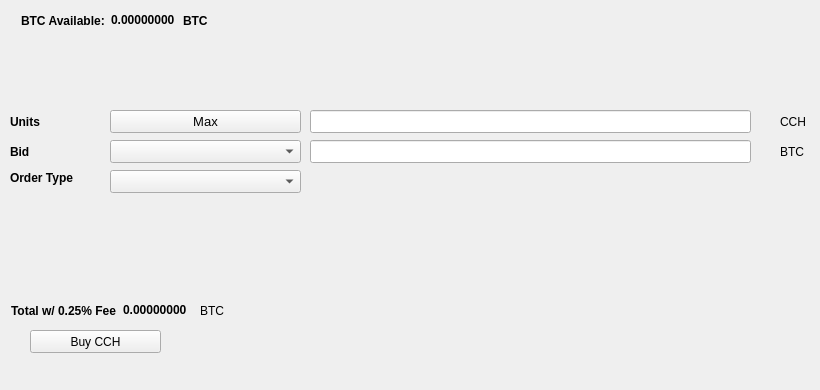
   <widget class="QWidget" name="BuyTab">
    <attribute name="title">
     <string>Buy</string>
    </attribute>
    <widget class="QPushButton" name="BuyCCH">
     <property name="geometry">
      <rect>
       <x>30</x>
       <y>330</y>
       <width>131</width>
       <height>23</height>
      </rect>
     </property>
     <property name="text">
      <string>Buy CCH</string>
     </property>
     <property name="icon">
      <iconset resource="../chaincash.qrc">
       <normaloff>:/icons/bitcoin</normaloff>:/icons/bitcoin</iconset>
     </property>
    </widget>
    <widget class="QLabel" name="label_3">
     <property name="geometry">
      <rect>
       <x>10</x>
       <y>110</y>
       <width>46</width>
       <height>23</height>
      </rect>
     </property>
     <property name="font">
      <font>
       <weight>75</weight>
       <bold>true</bold>
      </font>
     </property>
     <property name="text">
      <string>Units</string>
     </property>
    </widget>
    <widget class="QLineEdit" name="UnitsInput">
     <property name="geometry">
      <rect>
       <x>310</x>
       <y>110</y>
       <width>441</width>
       <height>23</height>
      </rect>
     </property>
     <property name="font">
      <font>
       <pointsize>9</pointsize>
       <weight>75</weight>
       <bold>true</bold>
      </font>
     </property>
    </widget>
    <widget class="QLineEdit" name="BuyBidPriceEdit">
     <property name="geometry">
      <rect>
       <x>310</x>
       <y>140</y>
       <width>441</width>
       <height>23</height>
      </rect>
     </property>
     <property name="font">
      <font>
       <pointsize>9</pointsize>
       <weight>75</weight>
       <bold>true</bold>
      </font>
     </property>
    </widget>
    <widget class="QLabel" name="label_4">
     <property name="geometry">
      <rect>
       <x>780</x>
       <y>110</y>
       <width>31</width>
       <height>23</height>
      </rect>
     </property>
     <property name="text">
      <string>CCH</string>
     </property>
    </widget>
    <widget class="QLabel" name="label_5">
     <property name="geometry">
      <rect>
       <x>780</x>
       <y>140</y>
       <width>31</width>
       <height>23</height>
      </rect>
     </property>
     <property name="text">
      <string>BTC</string>
     </property>
    </widget>
    <widget class="QLabel" name="label_6">
     <property name="geometry">
      <rect>
       <x>10</x>
       <y>140</y>
       <width>46</width>
       <height>23</height>
      </rect>
     </property>
     <property name="font">
      <font>
       <weight>75</weight>
       <bold>true</bold>
      </font>
     </property>
     <property name="text">
      <string>Bid</string>
     </property>
    </widget>
    <widget class="QLabel" name="label_7">
     <property name="geometry">
      <rect>
       <x>10</x>
       <y>170</y>
       <width>91</width>
       <height>16</height>
      </rect>
     </property>
     <property name="font">
      <font>
       <weight>75</weight>
       <bold>true</bold>
      </font>
     </property>
     <property name="text">
      <string>Order Type</string>
     </property>
    </widget>
    <widget class="QPushButton" name="Buy_Max_Amount">
     <property name="geometry">
      <rect>
       <x>110</x>
       <y>110</y>
       <width>191</width>
       <height>23</height>
      </rect>
     </property>
     <property name="font">
      <font>
       <pointsize>10</pointsize>
      </font>
     </property>
     <property name="text">
      <string>Max</string>
     </property>
    </widget>
    <widget class="QComboBox" name="BuyBidcomboBox">
     <property name="geometry">
      <rect>
       <x>110</x>
       <y>140</y>
       <width>191</width>
       <height>23</height>
      </rect>
     </property>
     <property name="font">
      <font>
       <pointsize>10</pointsize>
      </font>
     </property>
    </widget>
    <widget class="QComboBox" name="buyOrdertypeCombo">
     <property name="geometry">
      <rect>
       <x>110</x>
       <y>170</y>
       <width>191</width>
       <height>23</height>
      </rect>
     </property>
     <property name="font">
      <font>
       <pointsize>10</pointsize>
      </font>
     </property>
    </widget>
    <widget class="QWidget" name="layoutWidget1">
     <property name="geometry">
      <rect>
       <x>21</x>
       <y>11</y>
       <width>227</width>
       <height>19</height>
      </rect>
     </property>
     <layout class="QHBoxLayout" name="horizontalLayout_3">
      <item>
       <widget class="QLabel" name="label232">
        <property name="font">
         <font>
          <weight>75</weight>
          <bold>true</bold>
         </font>
        </property>
        <property name="text">
         <string>BTC Available:</string>
        </property>
       </widget>
      </item>
      <item>
       <widget class="QLabel" name="BtcAvailableLbl">
        <property name="palette">
         <palette>
          <active>
           <colorrole role="WindowText">
            <brush brushstyle="SolidPattern">
             <color alpha="255">
              <red>0</red>
              <green>0</green>
              <blue>0</blue>
             </color>
            </brush>
           </colorrole>
           <colorrole role="Button">
            <brush brushstyle="SolidPattern">
             <color alpha="255">
              <red>0</red>
              <green>170</green>
              <blue>0</blue>
             </color>
            </brush>
           </colorrole>
           <colorrole role="Light">
            <brush brushstyle="SolidPattern">
             <color alpha="255">
              <red>0</red>
              <green>255</green>
              <blue>0</blue>
             </color>
            </brush>
           </colorrole>
           <colorrole role="Midlight">
            <brush brushstyle="SolidPattern">
             <color alpha="255">
              <red>0</red>
              <green>212</green>
              <blue>0</blue>
             </color>
            </brush>
           </colorrole>
           <colorrole role="Dark">
            <brush brushstyle="SolidPattern">
             <color alpha="255">
              <red>0</red>
              <green>85</green>
              <blue>0</blue>
             </color>
            </brush>
           </colorrole>
           <colorrole role="Mid">
            <brush brushstyle="SolidPattern">
             <color alpha="255">
              <red>0</red>
              <green>113</green>
              <blue>0</blue>
             </color>
            </brush>
           </colorrole>
           <colorrole role="Text">
            <brush brushstyle="SolidPattern">
             <color alpha="255">
              <red>0</red>
              <green>170</green>
              <blue>0</blue>
             </color>
            </brush>
           </colorrole>
           <colorrole role="BrightText">
            <brush brushstyle="SolidPattern">
             <color alpha="255">
              <red>255</red>
              <green>255</green>
              <blue>255</blue>
             </color>
            </brush>
           </colorrole>
           <colorrole role="ButtonText">
            <brush brushstyle="SolidPattern">
             <color alpha="255">
              <red>0</red>
              <green>0</green>
              <blue>0</blue>
             </color>
            </brush>
           </colorrole>
           <colorrole role="Base">
            <brush brushstyle="SolidPattern">
             <color alpha="255">
              <red>255</red>
              <green>255</green>
              <blue>255</blue>
             </color>
            </brush>
           </colorrole>
           <colorrole role="Window">
            <brush brushstyle="SolidPattern">
             <color alpha="255">
              <red>0</red>
              <green>170</green>
              <blue>0</blue>
             </color>
            </brush>
           </colorrole>
           <colorrole role="Shadow">
            <brush brushstyle="SolidPattern">
             <color alpha="255">
              <red>0</red>
              <green>0</green>
              <blue>0</blue>
             </color>
            </brush>
           </colorrole>
           <colorrole role="AlternateBase">
            <brush brushstyle="SolidPattern">
             <color alpha="255">
              <red>127</red>
              <green>212</green>
              <blue>127</blue>
             </color>
            </brush>
           </colorrole>
           <colorrole role="ToolTipBase">
            <brush brushstyle="SolidPattern">
             <color alpha="255">
              <red>255</red>
              <green>255</green>
              <blue>220</blue>
             </color>
            </brush>
           </colorrole>
           <colorrole role="ToolTipText">
            <brush brushstyle="SolidPattern">
             <color alpha="255">
              <red>0</red>
              <green>0</green>
              <blue>0</blue>
             </color>
            </brush>
           </colorrole>
          </active>
          <inactive>
           <colorrole role="WindowText">
            <brush brushstyle="SolidPattern">
             <color alpha="255">
              <red>0</red>
              <green>0</green>
              <blue>0</blue>
             </color>
            </brush>
           </colorrole>
           <colorrole role="Button">
            <brush brushstyle="SolidPattern">
             <color alpha="255">
              <red>0</red>
              <green>170</green>
              <blue>0</blue>
             </color>
            </brush>
           </colorrole>
           <colorrole role="Light">
            <brush brushstyle="SolidPattern">
             <color alpha="255">
              <red>0</red>
              <green>255</green>
              <blue>0</blue>
             </color>
            </brush>
           </colorrole>
           <colorrole role="Midlight">
            <brush brushstyle="SolidPattern">
             <color alpha="255">
              <red>0</red>
              <green>212</green>
              <blue>0</blue>
             </color>
            </brush>
           </colorrole>
           <colorrole role="Dark">
            <brush brushstyle="SolidPattern">
             <color alpha="255">
              <red>0</red>
              <green>85</green>
              <blue>0</blue>
             </color>
            </brush>
           </colorrole>
           <colorrole role="Mid">
            <brush brushstyle="SolidPattern">
             <color alpha="255">
              <red>0</red>
              <green>113</green>
              <blue>0</blue>
             </color>
            </brush>
           </colorrole>
           <colorrole role="Text">
            <brush brushstyle="SolidPattern">
             <color alpha="255">
              <red>0</red>
              <green>170</green>
              <blue>0</blue>
             </color>
            </brush>
           </colorrole>
           <colorrole role="BrightText">
            <brush brushstyle="SolidPattern">
             <color alpha="255">
              <red>255</red>
              <green>255</green>
              <blue>255</blue>
             </color>
            </brush>
           </colorrole>
           <colorrole role="ButtonText">
            <brush brushstyle="SolidPattern">
             <color alpha="255">
              <red>0</red>
              <green>0</green>
              <blue>0</blue>
             </color>
            </brush>
           </colorrole>
           <colorrole role="Base">
            <brush brushstyle="SolidPattern">
             <color alpha="255">
              <red>255</red>
              <green>255</green>
              <blue>255</blue>
             </color>
            </brush>
           </colorrole>
           <colorrole role="Window">
            <brush brushstyle="SolidPattern">
             <color alpha="255">
              <red>0</red>
              <green>170</green>
              <blue>0</blue>
             </color>
            </brush>
           </colorrole>
           <colorrole role="Shadow">
            <brush brushstyle="SolidPattern">
             <color alpha="255">
              <red>0</red>
              <green>0</green>
              <blue>0</blue>
             </color>
            </brush>
           </colorrole>
           <colorrole role="AlternateBase">
            <brush brushstyle="SolidPattern">
             <color alpha="255">
              <red>127</red>
              <green>212</green>
              <blue>127</blue>
             </color>
            </brush>
           </colorrole>
           <colorrole role="ToolTipBase">
            <brush brushstyle="SolidPattern">
             <color alpha="255">
              <red>255</red>
              <green>255</green>
              <blue>220</blue>
             </color>
            </brush>
           </colorrole>
           <colorrole role="ToolTipText">
            <brush brushstyle="SolidPattern">
             <color alpha="255">
              <red>0</red>
              <green>0</green>
              <blue>0</blue>
             </color>
            </brush>
           </colorrole>
          </inactive>
          <disabled>
           <colorrole role="WindowText">
            <brush brushstyle="SolidPattern">
             <color alpha="255">
              <red>0</red>
              <green>85</green>
              <blue>0</blue>
             </color>
            </brush>
           </colorrole>
           <colorrole role="Button">
            <brush brushstyle="SolidPattern">
             <color alpha="255">
              <red>0</red>
              <green>170</green>
              <blue>0</blue>
             </color>
            </brush>
           </colorrole>
           <colorrole role="Light">
            <brush brushstyle="SolidPattern">
             <color alpha="255">
              <red>0</red>
              <green>255</green>
              <blue>0</blue>
             </color>
            </brush>
           </colorrole>
           <colorrole role="Midlight">
            <brush brushstyle="SolidPattern">
             <color alpha="255">
              <red>0</red>
              <green>212</green>
              <blue>0</blue>
             </color>
            </brush>
           </colorrole>
           <colorrole role="Dark">
            <brush brushstyle="SolidPattern">
             <color alpha="255">
              <red>0</red>
              <green>85</green>
              <blue>0</blue>
             </color>
            </brush>
           </colorrole>
           <colorrole role="Mid">
            <brush brushstyle="SolidPattern">
             <color alpha="255">
              <red>0</red>
              <green>113</green>
              <blue>0</blue>
             </color>
            </brush>
           </colorrole>
           <colorrole role="Text">
            <brush brushstyle="SolidPattern">
             <color alpha="255">
              <red>0</red>
              <green>85</green>
              <blue>0</blue>
             </color>
            </brush>
           </colorrole>
           <colorrole role="BrightText">
            <brush brushstyle="SolidPattern">
             <color alpha="255">
              <red>255</red>
              <green>255</green>
              <blue>255</blue>
             </color>
            </brush>
           </colorrole>
           <colorrole role="ButtonText">
            <brush brushstyle="SolidPattern">
             <color alpha="255">
              <red>0</red>
              <green>85</green>
              <blue>0</blue>
             </color>
            </brush>
           </colorrole>
           <colorrole role="Base">
            <brush brushstyle="SolidPattern">
             <color alpha="255">
              <red>0</red>
              <green>170</green>
              <blue>0</blue>
             </color>
            </brush>
           </colorrole>
           <colorrole role="Window">
            <brush brushstyle="SolidPattern">
             <color alpha="255">
              <red>0</red>
              <green>170</green>
              <blue>0</blue>
             </color>
            </brush>
           </colorrole>
           <colorrole role="Shadow">
            <brush brushstyle="SolidPattern">
             <color alpha="255">
              <red>0</red>
              <green>0</green>
              <blue>0</blue>
             </color>
            </brush>
           </colorrole>
           <colorrole role="AlternateBase">
            <brush brushstyle="SolidPattern">
             <color alpha="255">
              <red>0</red>
              <green>170</green>
              <blue>0</blue>
             </color>
            </brush>
           </colorrole>
           <colorrole role="ToolTipBase">
            <brush brushstyle="SolidPattern">
             <color alpha="255">
              <red>255</red>
              <green>255</green>
              <blue>220</blue>
             </color>
            </brush>
           </colorrole>
           <colorrole role="ToolTipText">
            <brush brushstyle="SolidPattern">
             <color alpha="255">
              <red>0</red>
              <green>0</green>
              <blue>0</blue>
             </color>
            </brush>
           </colorrole>
          </disabled>
         </palette>
        </property>
        <property name="font">
         <font>
          <weight>75</weight>
          <bold>true</bold>
         </font>
        </property>
        <property name="text">
         <string>0.00000000</string>
        </property>
        <property name="textInteractionFlags">
         <set>Qt::LinksAccessibleByMouse|Qt::TextSelectableByKeyboard|Qt::TextSelectableByMouse</set>
        </property>
       </widget>
      </item>
      <item>
       <widget class="QLabel" name="BtcAvailableLbl_2">
        <property name="font">
         <font>
          <weight>75</weight>
          <bold>true</bold>
         </font>
        </property>
        <property name="text">
         <string>BTC</string>
        </property>
       </widget>
      </item>
     </layout>
    </widget>
    <widget class="QWidget" name="layoutWidge2">
     <property name="geometry">
      <rect>
       <x>11</x>
       <y>301</y>
       <width>259</width>
       <height>19</height>
      </rect>
     </property>
     <layout class="QHBoxLayout" name="horizontalLayout_4">
      <item>
       <widget class="QLabel" name="label_9">
        <property name="font">
         <font>
          <weight>75</weight>
          <bold>true</bold>
         </font>
        </property>
        <property name="text">
         <string>Total w/ 0.25% Fee</string>
        </property>
       </widget>
      </item>
      <item>
       <widget class="QLabel" name="BuyCostLabel">
        <property name="palette">
         <palette>
          <active>
           <colorrole role="WindowText">
            <brush brushstyle="SolidPattern">
             <color alpha="255">
              <red>0</red>
              <green>0</green>
              <blue>0</blue>
             </color>
            </brush>
           </colorrole>
           <colorrole role="Button">
            <brush brushstyle="SolidPattern">
             <color alpha="255">
              <red>0</red>
              <green>170</green>
              <blue>0</blue>
             </color>
            </brush>
           </colorrole>
           <colorrole role="Light">
            <brush brushstyle="SolidPattern">
             <color alpha="255">
              <red>0</red>
              <green>255</green>
              <blue>0</blue>
             </color>
            </brush>
           </colorrole>
           <colorrole role="Midlight">
            <brush brushstyle="SolidPattern">
             <color alpha="255">
              <red>0</red>
              <green>212</green>
              <blue>0</blue>
             </color>
            </brush>
           </colorrole>
           <colorrole role="Dark">
            <brush brushstyle="SolidPattern">
             <color alpha="255">
              <red>0</red>
              <green>85</green>
              <blue>0</blue>
             </color>
            </brush>
           </colorrole>
           <colorrole role="Mid">
            <brush brushstyle="SolidPattern">
             <color alpha="255">
              <red>0</red>
              <green>113</green>
              <blue>0</blue>
             </color>
            </brush>
           </colorrole>
           <colorrole role="Text">
            <brush brushstyle="SolidPattern">
             <color alpha="255">
              <red>0</red>
              <green>170</green>
              <blue>0</blue>
             </color>
            </brush>
           </colorrole>
           <colorrole role="BrightText">
            <brush brushstyle="SolidPattern">
             <color alpha="255">
              <red>255</red>
              <green>255</green>
              <blue>255</blue>
             </color>
            </brush>
           </colorrole>
           <colorrole role="ButtonText">
            <brush brushstyle="SolidPattern">
             <color alpha="255">
              <red>0</red>
              <green>0</green>
              <blue>0</blue>
             </color>
            </brush>
           </colorrole>
           <colorrole role="Base">
            <brush brushstyle="SolidPattern">
             <color alpha="255">
              <red>255</red>
              <green>255</green>
              <blue>255</blue>
             </color>
            </brush>
           </colorrole>
           <colorrole role="Window">
            <brush brushstyle="SolidPattern">
             <color alpha="255">
              <red>0</red>
              <green>170</green>
              <blue>0</blue>
             </color>
            </brush>
           </colorrole>
           <colorrole role="Shadow">
            <brush brushstyle="SolidPattern">
             <color alpha="255">
              <red>0</red>
              <green>0</green>
              <blue>0</blue>
             </color>
            </brush>
           </colorrole>
           <colorrole role="AlternateBase">
            <brush brushstyle="SolidPattern">
             <color alpha="255">
              <red>127</red>
              <green>212</green>
              <blue>127</blue>
             </color>
            </brush>
           </colorrole>
           <colorrole role="ToolTipBase">
            <brush brushstyle="SolidPattern">
             <color alpha="255">
              <red>255</red>
              <green>255</green>
              <blue>220</blue>
             </color>
            </brush>
           </colorrole>
           <colorrole role="ToolTipText">
            <brush brushstyle="SolidPattern">
             <color alpha="255">
              <red>0</red>
              <green>0</green>
              <blue>0</blue>
             </color>
            </brush>
           </colorrole>
          </active>
          <inactive>
           <colorrole role="WindowText">
            <brush brushstyle="SolidPattern">
             <color alpha="255">
              <red>0</red>
              <green>0</green>
              <blue>0</blue>
             </color>
            </brush>
           </colorrole>
           <colorrole role="Button">
            <brush brushstyle="SolidPattern">
             <color alpha="255">
              <red>0</red>
              <green>170</green>
              <blue>0</blue>
             </color>
            </brush>
           </colorrole>
           <colorrole role="Light">
            <brush brushstyle="SolidPattern">
             <color alpha="255">
              <red>0</red>
              <green>255</green>
              <blue>0</blue>
             </color>
            </brush>
           </colorrole>
           <colorrole role="Midlight">
            <brush brushstyle="SolidPattern">
             <color alpha="255">
              <red>0</red>
              <green>212</green>
              <blue>0</blue>
             </color>
            </brush>
           </colorrole>
           <colorrole role="Dark">
            <brush brushstyle="SolidPattern">
             <color alpha="255">
              <red>0</red>
              <green>85</green>
              <blue>0</blue>
             </color>
            </brush>
           </colorrole>
           <colorrole role="Mid">
            <brush brushstyle="SolidPattern">
             <color alpha="255">
              <red>0</red>
              <green>113</green>
              <blue>0</blue>
             </color>
            </brush>
           </colorrole>
           <colorrole role="Text">
            <brush brushstyle="SolidPattern">
             <color alpha="255">
              <red>0</red>
              <green>170</green>
              <blue>0</blue>
             </color>
            </brush>
           </colorrole>
           <colorrole role="BrightText">
            <brush brushstyle="SolidPattern">
             <color alpha="255">
              <red>255</red>
              <green>255</green>
              <blue>255</blue>
             </color>
            </brush>
           </colorrole>
           <colorrole role="ButtonText">
            <brush brushstyle="SolidPattern">
             <color alpha="255">
              <red>0</red>
              <green>0</green>
              <blue>0</blue>
             </color>
            </brush>
           </colorrole>
           <colorrole role="Base">
            <brush brushstyle="SolidPattern">
             <color alpha="255">
              <red>255</red>
              <green>255</green>
              <blue>255</blue>
             </color>
            </brush>
           </colorrole>
           <colorrole role="Window">
            <brush brushstyle="SolidPattern">
             <color alpha="255">
              <red>0</red>
              <green>170</green>
              <blue>0</blue>
             </color>
            </brush>
           </colorrole>
           <colorrole role="Shadow">
            <brush brushstyle="SolidPattern">
             <color alpha="255">
              <red>0</red>
              <green>0</green>
              <blue>0</blue>
             </color>
            </brush>
           </colorrole>
           <colorrole role="AlternateBase">
            <brush brushstyle="SolidPattern">
             <color alpha="255">
              <red>127</red>
              <green>212</green>
              <blue>127</blue>
             </color>
            </brush>
           </colorrole>
           <colorrole role="ToolTipBase">
            <brush brushstyle="SolidPattern">
             <color alpha="255">
              <red>255</red>
              <green>255</green>
              <blue>220</blue>
             </color>
            </brush>
           </colorrole>
           <colorrole role="ToolTipText">
            <brush brushstyle="SolidPattern">
             <color alpha="255">
              <red>0</red>
              <green>0</green>
              <blue>0</blue>
             </color>
            </brush>
           </colorrole>
          </inactive>
          <disabled>
           <colorrole role="WindowText">
            <brush brushstyle="SolidPattern">
             <color alpha="255">
              <red>0</red>
              <green>85</green>
              <blue>0</blue>
             </color>
            </brush>
           </colorrole>
           <colorrole role="Button">
            <brush brushstyle="SolidPattern">
             <color alpha="255">
              <red>0</red>
              <green>170</green>
              <blue>0</blue>
             </color>
            </brush>
           </colorrole>
           <colorrole role="Light">
            <brush brushstyle="SolidPattern">
             <color alpha="255">
              <red>0</red>
              <green>255</green>
              <blue>0</blue>
             </color>
            </brush>
           </colorrole>
           <colorrole role="Midlight">
            <brush brushstyle="SolidPattern">
             <color alpha="255">
              <red>0</red>
              <green>212</green>
              <blue>0</blue>
             </color>
            </brush>
           </colorrole>
           <colorrole role="Dark">
            <brush brushstyle="SolidPattern">
             <color alpha="255">
              <red>0</red>
              <green>85</green>
              <blue>0</blue>
             </color>
            </brush>
           </colorrole>
           <colorrole role="Mid">
            <brush brushstyle="SolidPattern">
             <color alpha="255">
              <red>0</red>
              <green>113</green>
              <blue>0</blue>
             </color>
            </brush>
           </colorrole>
           <colorrole role="Text">
            <brush brushstyle="SolidPattern">
             <color alpha="255">
              <red>0</red>
              <green>85</green>
              <blue>0</blue>
             </color>
            </brush>
           </colorrole>
           <colorrole role="BrightText">
            <brush brushstyle="SolidPattern">
             <color alpha="255">
              <red>255</red>
              <green>255</green>
              <blue>255</blue>
             </color>
            </brush>
           </colorrole>
           <colorrole role="ButtonText">
            <brush brushstyle="SolidPattern">
             <color alpha="255">
              <red>0</red>
              <green>85</green>
              <blue>0</blue>
             </color>
            </brush>
           </colorrole>
           <colorrole role="Base">
            <brush brushstyle="SolidPattern">
             <color alpha="255">
              <red>0</red>
              <green>170</green>
              <blue>0</blue>
             </color>
            </brush>
           </colorrole>
           <colorrole role="Window">
            <brush brushstyle="SolidPattern">
             <color alpha="255">
              <red>0</red>
              <green>170</green>
              <blue>0</blue>
             </color>
            </brush>
           </colorrole>
           <colorrole role="Shadow">
            <brush brushstyle="SolidPattern">
             <color alpha="255">
              <red>0</red>
              <green>0</green>
              <blue>0</blue>
             </color>
            </brush>
           </colorrole>
           <colorrole role="AlternateBase">
            <brush brushstyle="SolidPattern">
             <color alpha="255">
              <red>0</red>
              <green>170</green>
              <blue>0</blue>
             </color>
            </brush>
           </colorrole>
           <colorrole role="ToolTipBase">
            <brush brushstyle="SolidPattern">
             <color alpha="255">
              <red>255</red>
              <green>255</green>
              <blue>220</blue>
             </color>
            </brush>
           </colorrole>
           <colorrole role="ToolTipText">
            <brush brushstyle="SolidPattern">
             <color alpha="255">
              <red>0</red>
              <green>0</green>
              <blue>0</blue>
             </color>
            </brush>
           </colorrole>
          </disabled>
         </palette>
        </property>
        <property name="font">
         <font>
          <weight>75</weight>
          <bold>true</bold>
         </font>
        </property>
        <property name="autoFillBackground">
         <bool>false</bool>
        </property>
        <property name="text">
         <string>0.00000000</string>
        </property>
        <property name="textInteractionFlags">
         <set>Qt::LinksAccessibleByMouse|Qt::TextSelectableByMouse</set>
        </property>
       </widget>
      </item>
      <item>
       <widget class="QLabel" name="label_10">
        <property name="font">
         <font>
          <weight>50</weight>
          <bold>false</bold>
         </font>
        </property>
        <property name="text">
         <string>BTC</string>
        </property>
       </widget>
      </item>
     </layout>
    </widget>
    <widget class="QLabel" name="label_24">
     <property name="geometry">
      <rect>
       <x>460</x>
       <y>300</y>
       <width>281</width>
       <height>81</height>
      </rect>
     </property>
     <property name="text">
      <string/>
     </property>
     <property name="pixmap">
      <pixmap>:/images/bittrex</pixmap>
     </property>
    </widget>
   </widget>
